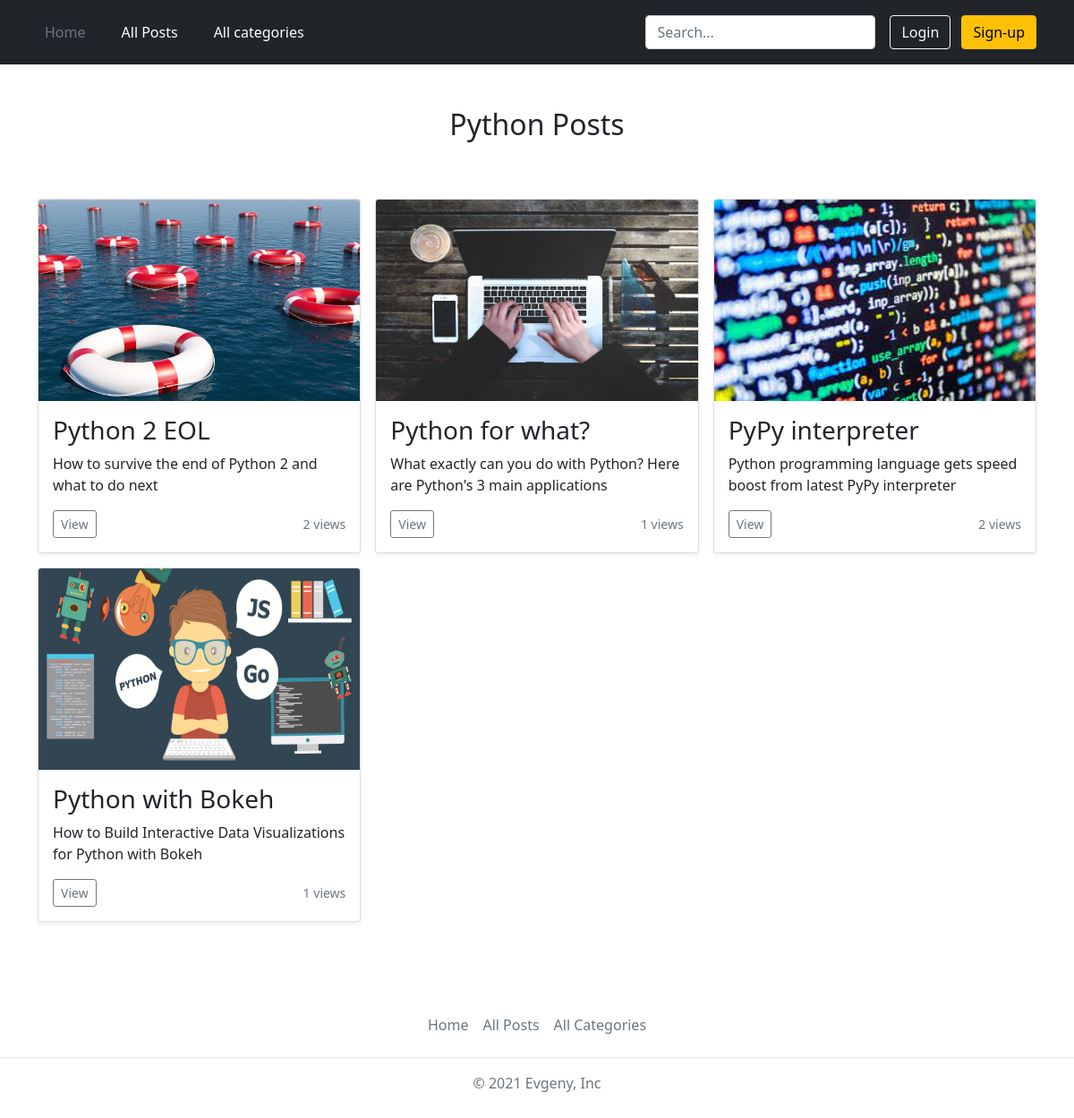
The app's page /categories/python, older data.
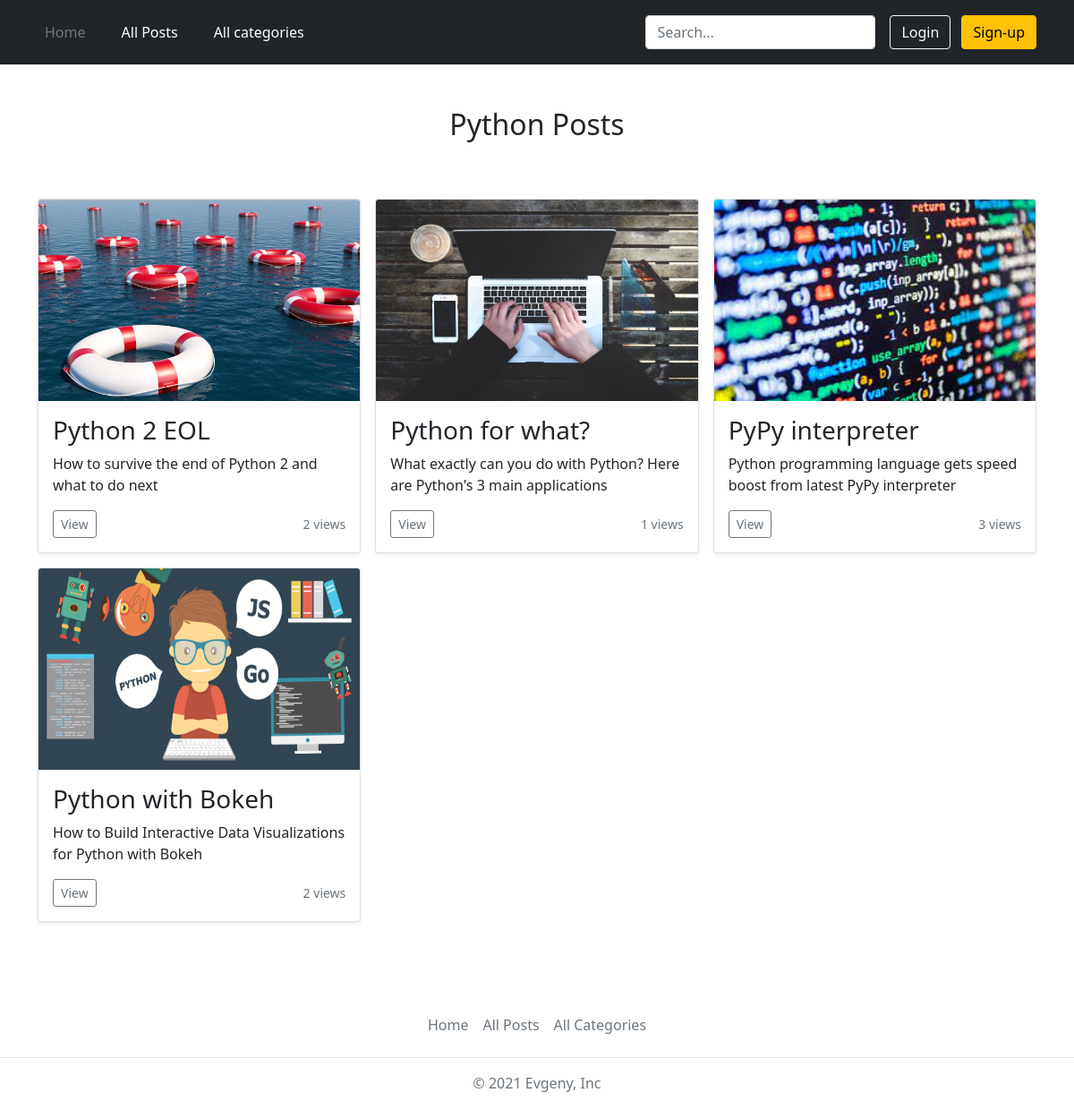
The same page, newer data.
### blog/models.py (models this page shows, shortened)
class Tag(models.Model):
    caption = models.CharField(max_length=10)
    slug = models.SlugField(unique=True, null=True)

class Post(models.Model):
    title = models.CharField(max_length=20)
    views = models.IntegerField(default=0)
    excerpt = models.CharField(max_length=100)
    image = models.ImageField(upload_to='posts', null=True)
    date_time = models.DateTimeField(auto_now_add=True, null=True)
    slug = models.SlugField(unique=True)
    content = models.TextField(validators=[MinLengthValidator(10)])
    author = models.ForeignKey(Author, on_delete=models.SET_NULL, null=True, related_name="posts")
    tags = models.ManyToManyField(Tag)

### blog/views.py (the view)
# urls.py: path('categories/<slug:slug>', views.CategoryView.as_view(), name='category-page'),
class CategoryView(View):
    def get(self, request, slug):
        posts = Post.objects.filter(tags__slug=slug)
        tag = Tag.objects.get(slug=slug)
        context = {
            'posts': posts,
            'tag': tag
        }
        return render(request, 'blog/category.html', context)

### blog/templates/blog/category.html
{% extends 'base.html' %}
{% load static %}
{% block css_files %}
    <link rel="stylesheet" href="{% static 'blog/category.css' %}">
{% endblock %}
{% block content%}
<div class="album py-5">
    <div class="container foo">
        <h2 class="category-title">{{ tag.caption }} Posts</h2>
        {% if posts %}
                <div class="row row-cols-1 row-cols-sm-2 row-cols-md-3 g-3">
                {% for post in posts %}
                    {% include 'blog/includes/post.html' %}
                {% endfor %}
                </div>
        {% else %}
            <p>There are no posts with this tag, but this is only for now.</p>
        {% endif %}
    </div>
</div>
{% endblock %}

### templates/base.html (shortened to what this page needs)
{% load static %}
{% load bootstrap3 %}
<html lang="en">
<head>
    <link rel="stylesheet" href="{% static 'base.css' %}">
    <link href="https://getbootstrap.com/docs/5.1/dist/css/bootstrap.min.css" rel="stylesheet">
    {% block css_files %}{% endblock %}
</head>
<body>
    <header class="p-3 bg-dark text-white">
        <div class="container">
          <div class="d-flex flex-wrap align-items-center justify-content-center justify-content-lg-start">
            <ul class="nav col-12 col-lg-auto me-lg-auto mb-2 justify-content-center mb-md-0 gap">
              <li><a href="{% url 'starting-page' %}" class="nav-link px-2 text-secondary">Home</a></li>
              <li><a href="{% url 'posts-page' %}" class="nav-link px-2 text-white">All Posts</a></li>
              <li><a href="{% url 'categories-page' %}" class="nav-link px-2 text-white">All categories</a></li>
            </ul>
            <form action="{% url 'search-results' %}" class="col-12 col-lg-auto mb-3 mb-lg-0 me-lg-3" method="get">
              <input type="search" name="q" class="form-control form-control-dark" placeholder="Search..." aria-label="Search">
            </form>
            <div class="text-end">
                {% if request.user.is_authenticated %}
                <a href="{% url 'logout' %}"><button type="button" class="btn btn-warning">Logout, {{request.user}}</button></a>
                {% else %}
                <a href="{% url 'login' %}"><button type="button" class="btn btn-outline-light me-2">Login</button></a>
                <a href="{% url 'register' %}"><button type="button" class="btn btn-warning">Sign-up</button></a>
                {% endif %}
            </div>
          </div>
        </div>
    </header>
            {% block content %}
            {% endblock %}
          <footer class="py-3 my-4 footer">
            <ul class="nav justify-content-center border-bottom pb-3 mb-3">
              <li class="nav-item"><a href="{% url 'starting-page' %}" class="nav-link px-2 text-muted">Home</a></li>
              <li class="nav-item"><a href="{% url 'posts-page' %}" class="nav-link px-2 text-muted">All Posts</a></li>
              <li class="nav-item"><a href="{% url 'categories-page' %}" class="nav-link px-2 text-muted">All Categories</a></li>
            </ul>
            <p class="text-center text-muted">© 2021 Evgeny, Inc</p>
          </footer>
</body>
</html>

### blog/templates/blog/includes/post.html
{% load static %}
{% block css_files%}
    <link href="https://getbootstrap.com/docs/5.1/dist/css/bootstrap.min.css" rel="stylesheet">
{% endblock %}
 <div class="col">
  <div class="card shadow-sm">
      <img src="{{ post.image.url }}" class="bd-placeholder-img card-img-top" width="100%" height="225">
    <div class="card-body">
      <h3 class="card-text">{{ post.title }}</h3>
      <p class="card-text">{{ post.excerpt }}</p>
      <div class="d-flex justify-content-between align-items-center">
        <div class="btn-group">
            <a href="{% url 'post-detail-page' post.slug %}">
                <button type="button" class="btn btn-sm btn-outline-secondary">View</button>
            </a>
        </div>
        <small class="text-muted">{{ post.views }} views</small>
      </div>
    </div>
  </div>
 </div>

### static/base.css (style rules this page uses)
html { height: 100%; }
body { position: relative; }
.form-control-dark { color: #fff; background-color: var(--bs-dark); border-color: var(--bs-gray); }
.gap { gap: 1.5rem; }
.footer { position: absolute; bottom: 0; width: 100%; }
.foo { margin-bottom: 200px; }

### blog/static/blog/category.css (style rules this page uses)
.category-title { text-align: center; margin-bottom: 4rem; }

Row changes from the older to the newer data that the page shows:
changed Post "PyPy interpreter": views "2" → "3"
changed Post "Python with Bokeh": views "1" → "2"
